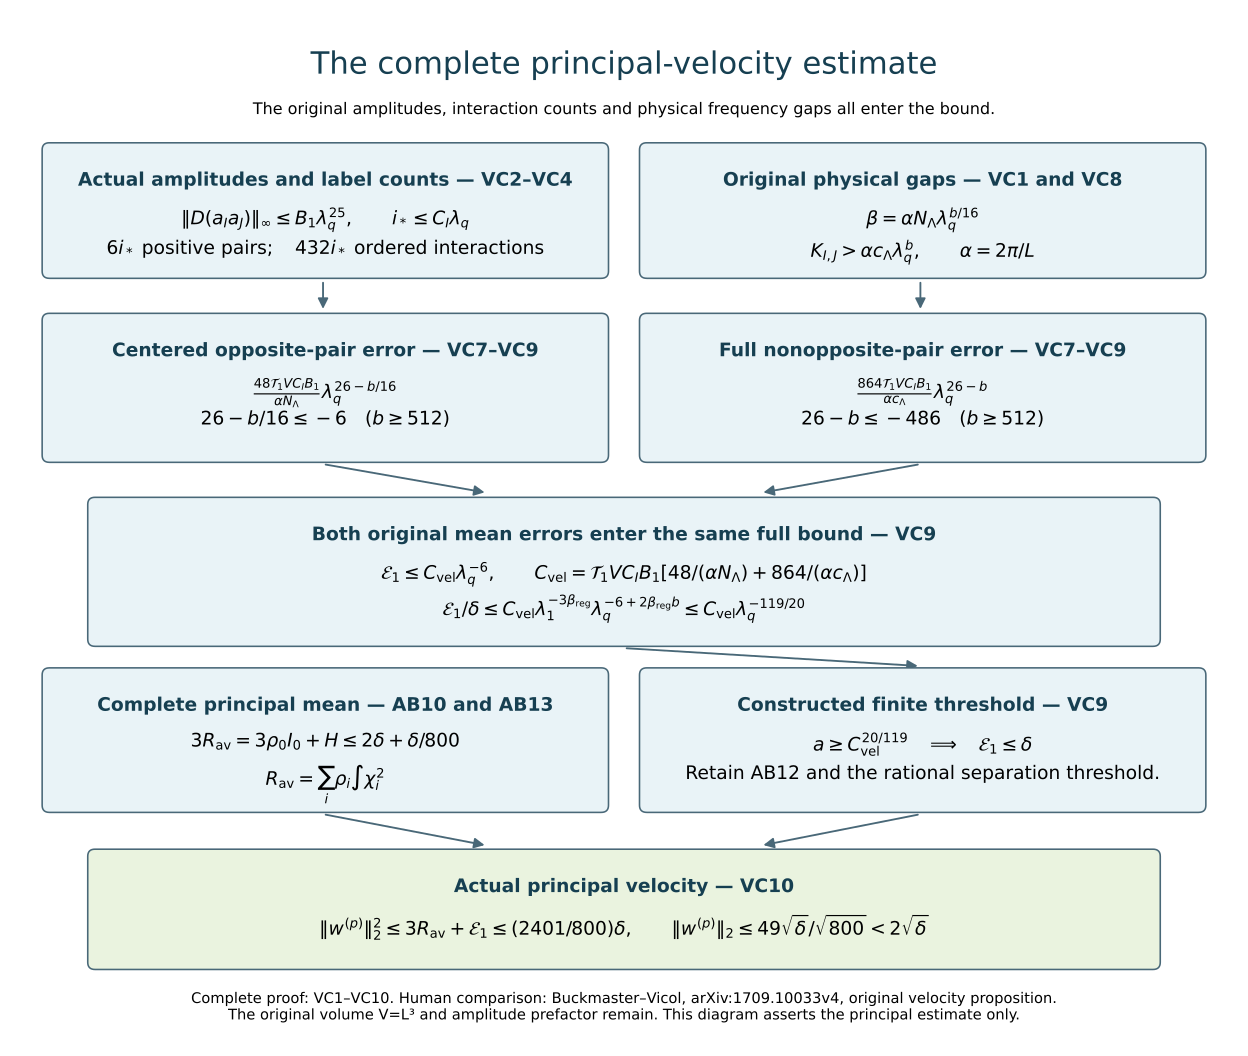

The script that saved this image:
"""Exact dependency diagram for VC1–VC10; no numerical proof substitution."""
from pathlib import Path
import matplotlib
matplotlib.use('Agg')
import matplotlib.pyplot as plt
from matplotlib.patches import FancyBboxPatch,FancyArrowPatch
R=Path(__file__).resolve().parent
fig,ax=plt.subplots(figsize=(13,11));ax.set_xlim(0,13);ax.set_ylim(0,11);ax.axis('off');fig.subplots_adjust(left=.025,right=.975,bottom=.025,top=.96)
ax.text(6.5,10.65,'The complete principal-velocity estimate',ha='center',fontsize=23,color='#163f51')
ax.text(6.5,10.20,'The original amplitudes, interaction counts and physical frequency gaps all enter the bound.',ha='center',fontsize=12)
def box(x,y,w,h,title,lines,color='#e9f3f7'):
    ax.add_patch(FancyBboxPatch((x,y),w,h,boxstyle='round,pad=.08',lw=1.2,edgecolor='#496878',facecolor=color))
    ax.text(x+w/2,y+h-.24,title,ha='center',va='top',fontsize=14,weight='bold',color='#163f51')
    for j,line in enumerate(lines):ax.text(x+w/2,y+h-.64-.36*j,line,ha='center',va='top',fontsize=14)
def arrow(x1,y1,x2,y2):ax.add_patch(FancyArrowPatch((x1,y1),(x2,y2),arrowstyle='-|>',mutation_scale=16,color='#496878',lw=1.4))
box(.2,8.45,6.05,1.35,'Actual amplitudes and label counts — VC2–VC4',[
    r'$\|D(a_Ia_J)\|_\infty\leq B_1\lambda_q^{25},\qquad i_*\leq C_I\lambda_q$',
    r'$6i_*\ \mathrm{positive\ pairs};\quad 432i_*\ \mathrm{ordered\ interactions}$'])
box(6.75,8.45,6.05,1.35,'Original physical gaps — VC1 and VC8',[
    r'$\beta=\alpha N_\Lambda\lambda_q^{b/16}$',
    r'$K_{I,J}>\alpha c_\Lambda\lambda_q^b,\qquad \alpha=2\pi/L$'])
arrow(3.2,8.35,3.2,8.0);arrow(9.75,8.35,9.75,8.0)
box(.2,6.4,6.05,1.5,'Centered opposite-pair error — VC7–VC9',[
    r'$\frac{48\mathcal{T}_1VC_IB_1}{\alpha N_\Lambda}\lambda_q^{26-b/16}$',
    r'$26-b/16\leq-6\quad (b\geq512)$'])
box(6.75,6.4,6.05,1.5,'Full nonopposite-pair error — VC7–VC9',[
    r'$\frac{864\mathcal{T}_1VC_IB_1}{\alpha c_\Lambda}\lambda_q^{26-b}$',
    r'$26-b\leq-486\quad (b\geq512)$'])
arrow(3.2,6.3,5,5.98);arrow(9.75,6.3,8,5.98)
box(.7,4.35,11.6,1.5,'Both original mean errors enter the same full bound — VC9',[
    r'$\mathcal{E}_1\leq C_{\rm vel}\lambda_q^{-6},\qquad C_{\rm vel}=\mathcal{T}_1VC_IB_1[48/(\alpha N_\Lambda)+864/(\alpha c_\Lambda)]$',
    r'$\mathcal{E}_1/\delta\leq C_{\rm vel}\lambda_1^{-3\beta_{\rm reg}}\lambda_q^{-6+2\beta_{\rm reg}b}\leq C_{\rm vel}\lambda_q^{-119/20}$'])
arrow(6.5,4.25,9.75,4.05)
box(.2,2.5,6.05,1.45,'Complete principal mean — AB10 and AB13',[
    r'$3R_{\rm av}=3\rho_0I_0+H\leq2\delta+\delta/800$',
    r'$R_{\rm av}=\sum_i\rho_i\int\chi_i^2$'])
box(6.75,2.5,6.05,1.45,'Constructed finite threshold — VC9',[
    r'$a\geq C_{\rm vel}^{20/119}\quad\Longrightarrow\quad\mathcal{E}_1\leq\delta$',
    'Retain AB12 and the rational separation threshold.'])
arrow(3.2,2.4,5,.0+2.05);arrow(9.75,2.4,8,2.05)
box(.7,.75,11.6,1.18,'Actual principal velocity — VC10',[
    r'$\|w^{(p)}\|_2^2\leq3R_{\rm av}+\mathcal{E}_1\leq(2401/800)\delta,\qquad \|w^{(p)}\|_2\leq49\sqrt{\delta}/\sqrt{800}<2\sqrt{\delta}$'],color='#eaf3df')
ax.text(6.5,.25,'Complete proof: VC1–VC10. Human comparison: Buckmaster–Vicol, arXiv:1709.10033v4, original velocity proposition.\nThe original volume V=L³ and amplitude prefactor remain. This diagram asserts the principal estimate only.',ha='center',va='center',fontsize=11)
for ext in ['png','svg']:fig.savefig(R/f'original-principal-velocity-bound.{ext}',dpi=155,facecolor='white')
